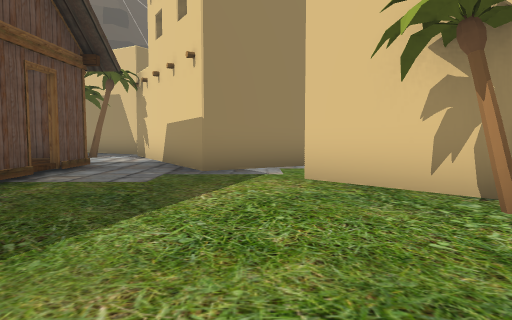
[1] (above)

21 first-person views from a walk through a 3-D level made in the Unity game engine. The camera is 1.3 m above the floor, tilts 4° down and sees 70° across. The floor is counted in squares, 2 m on a side. Each view is taken from the middle of a square. On the plan, view 1 faces up. The plan holds only what a view shows up to about 11 squares ahead; the rest is blank. The place goes on beyond the plan. The player is left out. Some animated figures are left out. Door leaves are left out, so doorways stand open. Some surface patterns are stand-ins.

[2]
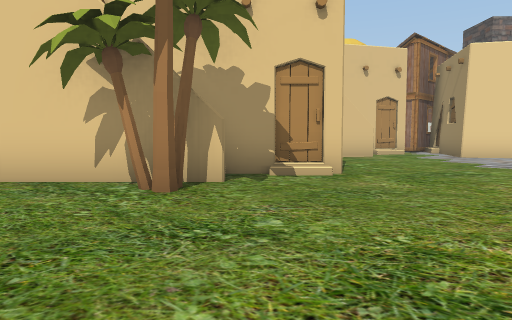

[3]
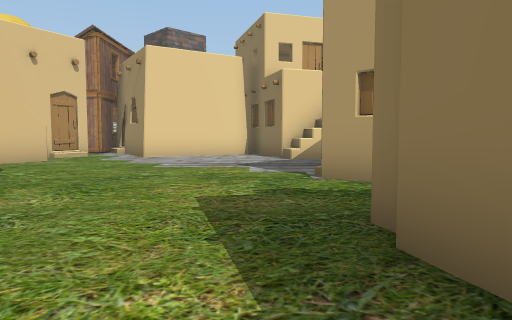

[4]
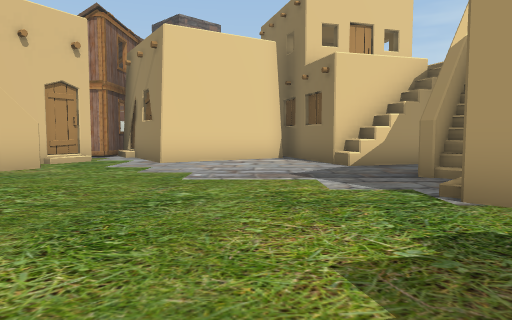

[5]
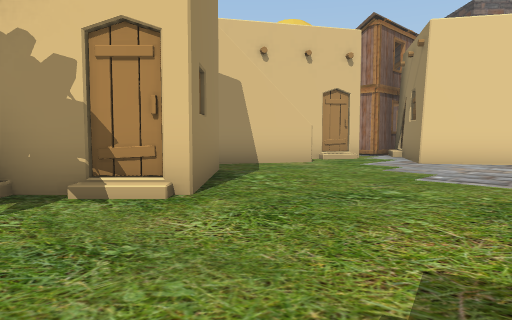

[6]
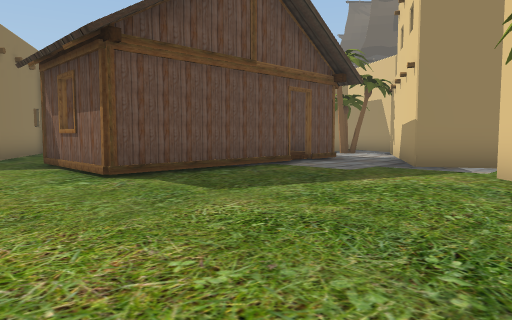

[7]
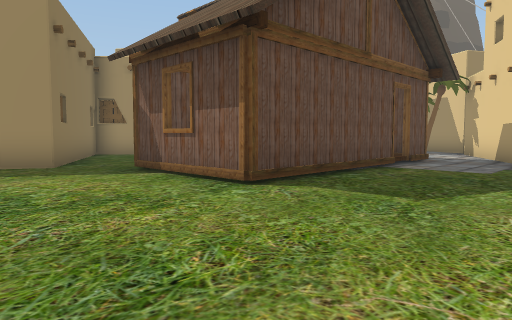

[8]
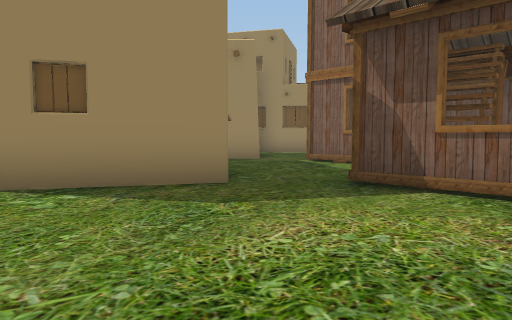

[9]
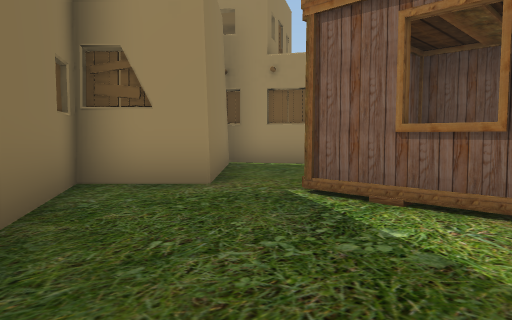

[10]
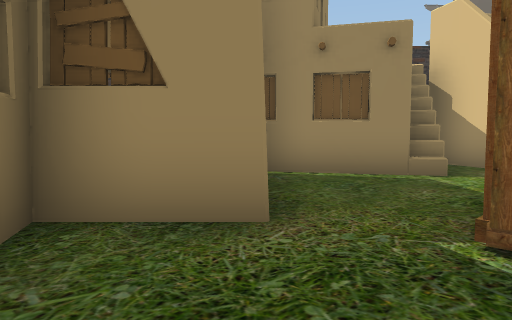

[11]
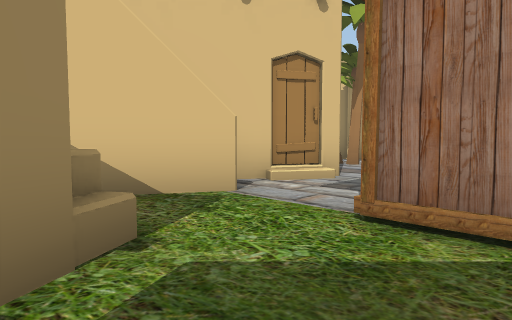

[12]
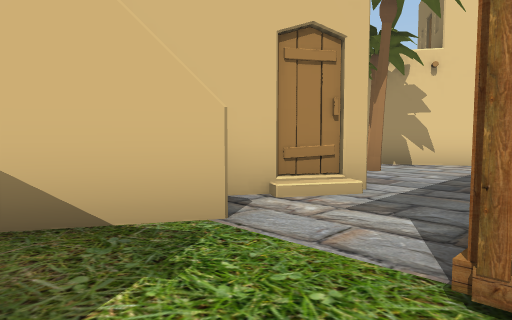

[13]
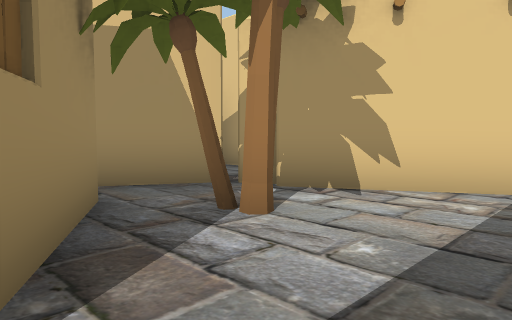

[14]
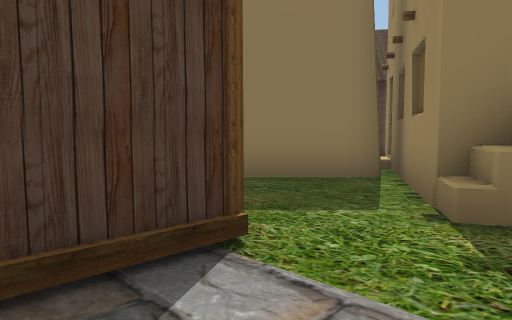

[15]
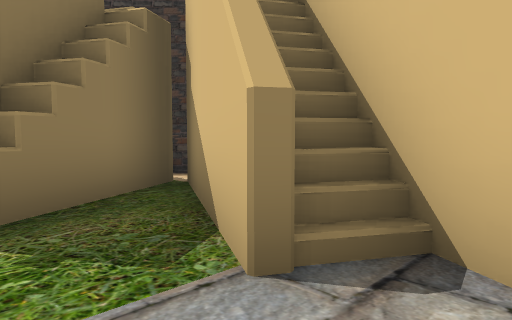

[16]
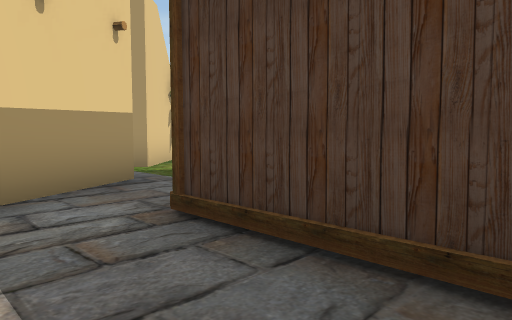

[17]
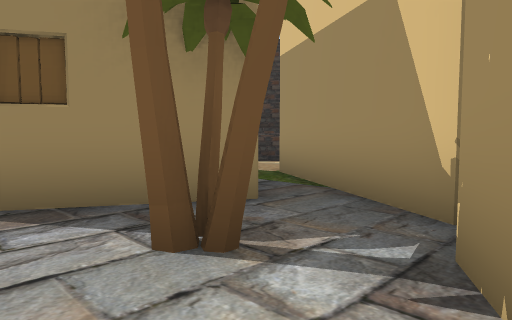

[18]
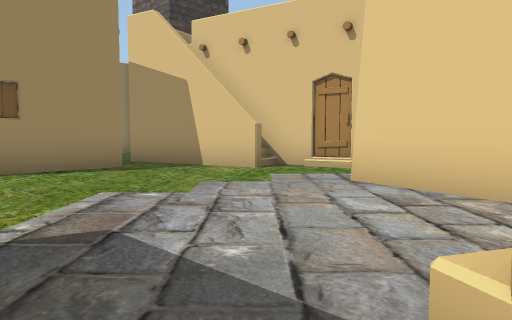

[19]
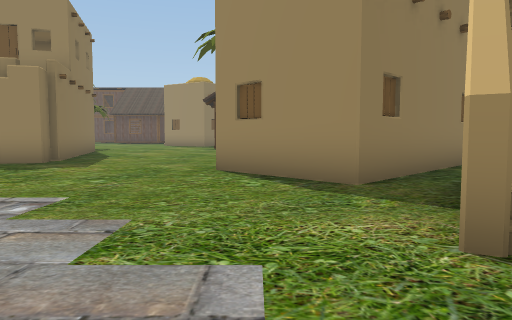

[20]
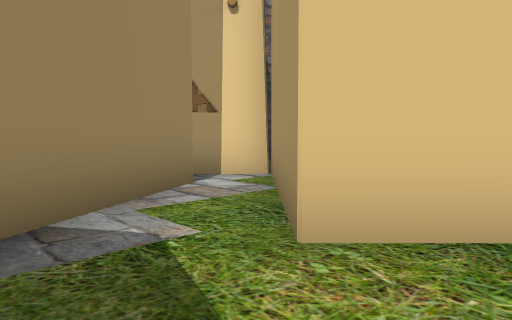

[21]
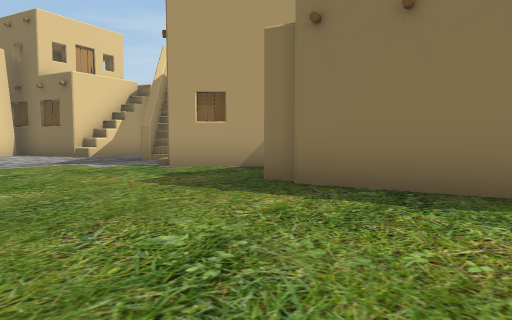

### Floor plan
Key: @ floor where view 1 was taken; # wall or solid block; . main floor; : floor 0.25 m higher than the main floor; O other object.
Columns run from 16 left of view 1 to 15 right of it. Each row starts with its distance up from view 1.
 16        #
 15        #
 14
 13           #O
 12   #  #    #O##
 11   #####O  #..#
 10     ###O#O.O.#
  9     O..O.O....#    O
  8     #O........## ###O   #
  7   O#...OOOOOOO.##.OOOO  O
  6  OO#...O    :.....O  OO#O#OO
  5 OO ##..O    :O...#O#  O..#O#OO:
  4  O  O#.OO O :O....#O# O#..O.OOO
  3     O.....O :O....OO.O#......#O
  2     O#O...O::O..............O
  1       O#..OOO...............##
  0         #.......@............#
 -1        O.....................##O
 -2        #..........#O...O...OO
 -3          ....    ## #.OOO#.#

Where each view was taken, in squares from view 1:
view 1: 0 up, 0 right, facing up
view 2: 1 down, 0 right, facing up-right
view 3: 1 down, 1 right, facing right
view 4: 0 up, 3 right, facing right
view 5: 1 down, 3 right, facing up-right
view 6: 1 down, 2 right, facing up-left
view 7: 2 down, 0 right, facing up-left
view 8: 3 down, 4 left, facing up-left
view 9: 1 up, 7 left, facing up-left
view 10: 2 up, 9 left, facing up-left
view 11: 6 up, 12 left, facing up-right
view 12: 7 up, 11 left, facing up-right
view 13: 8 up, 7 left, facing up-right
view 14: 9 up, 8 left, facing down-left
view 15: 8 up, 8 left, facing up-left
view 16: 9 up, 6 left, facing down-right
view 17: 9 up, 3 left, facing up-left
view 18: 3 down, 10 right, facing up
view 19: 3 up, 12 right, facing left
view 20: 4 up, 1 left, facing up-right
view 21: 2 up, 0 right, facing down-right
